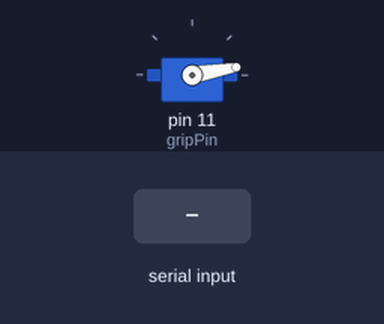
The sketch below on a simulated Arduino Uno, built with avr-gcc and run on an emulated ATmega328P. On the bench: servo. Inputs (shaded band) come from the test bench. What the sketch prints to the serial monitor is not drawn.

Above: at 1.2 s.
1.3 s: "90,45\n" received over Serial
At 1.77 s:
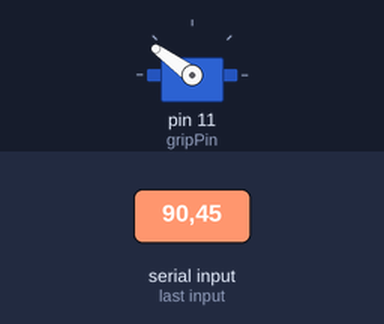
At 2.37 s:
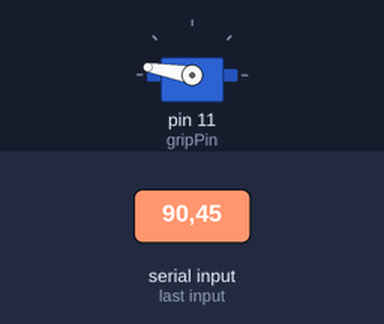
Timing chart, 0 to 10.3 s (numbered marks = the images above; inputs shaded):
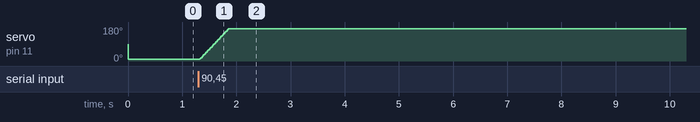

The sketch:

sketch_sep16a.ino
```cpp
/* Example sketch to control a stepper motor with
   A4988/DRV8825 stepper motor driver and
   Arduino without a library.
   More info: https://www.makerguides.com */
#include <Servo.h>;

// Define stepper motor connections and steps per revolution:
#define dirPin 3
#define dirPin2 2
#define stepPin 5
#define stepPin2 6
#define elbowPin 9
#define gripPin 11
#define wristPin 10
#define stepsPerRevolution 200

Servo myservo;
Servo myservo2;
Servo myservo3;

String controllerValues = ""; // main controller varibles that will updated
                              // a whole string at a time (important)
int angle; // servo var

int curangle;

void setup() {
  Serial.begin(115200);
  // Declare pins as output:
  // pinMode(stepPin, OUTPUT);
  // pinMode(dirPin, OUTPUT);
  // pinMode(stepPin2, OUTPUT);
  // pinMode(dirPin2, OUTPUT);
  // myservo.attach(elbowPin);
    myservo2.attach(gripPin);
    //  myservo3.attach(wristPin);
}

void loop() {

char cData; // each chracter
  String rawData = ""; // string that will update by each new chracter
  if (Serial.available()) // if something is in serial
  {
    delay(20); // wait a little bit for more characters to arrive
    while(Serial.available()) // look for all characters in the input buffer
    {
      cData = Serial.read(); // reading each individual character
      rawData.concat(cData); // adding each character to an overall string called rawData
    }
      controllerValues = rawData; // updating controllervalue global varible everytime rawData is read

  }

  servoDiggerControls();
 delay(3);

    myservo2.write(curangle);// writing teh received values on the servo

 Serial.println(curangle);


  // Set the spinning direction clockwise:

//  myservo.write(50);

//   digitalWrite(dirPin, HIGH);
//   digitalWrite(dirPin2, HIGH);

//   // Spin the stepper motor 180*  slowly:
//   for (int i = 0; i < 100; i++) {
//     // These four lines result in 1 step:

//   // myservo.write(i);

//     // digitalWrite(stepPin, HIGH);
//     // delayMicroseconds(14000);
//     // digitalWrite(stepPin, LOW);
//     // delayMicroseconds(14000);
//     digitalWrite(stepPin2, HIGH);
//     delayMicroseconds(14000);
//     digitalWrite(stepPin2, LOW);
//     delayMicroseconds(14000);
//   }


//   delay(1000);

//   // Set the spinning direction counterclockwise:
//   digitalWrite(dirPin, LOW);
//   digitalWrite(dirPin2, LOW);

//   // Spin the stepper motor 180* slow back otherway:
//   for (int i = 0; i < 100; i++) {
//     // These four lines result in 1 step:

//       // myservo.write(100 - i);

//     // digitalWrite(stepPin, HIGH);
//     // delayMicroseconds(14000);
//     // digitalWrite(stepPin, LOW);
//     // delayMicroseconds(14000);
//     digitalWrite(stepPin2, HIGH);
//     delayMicroseconds(14000);
//     digitalWrite(stepPin2, LOW);
//     delayMicroseconds(14000);
//   }
//   delay(1000);
  }

  void servoDiggerControls() {
    angle = controllerValues.toInt(); // converting string values to int
    // Serial.println(angle);

  if(curangle > 170 || curangle < 10) { // condition to see if
    if(curangle > 170) {
      curangle = 170;
    } else if (curangle < 10) {
      curangle = 10;
    }
  } else if(angle > 3) {
   curangle = curangle + 1;
  } else if (angle < -3) {
   curangle = curangle - 1;

  } else {
    curangle = curangle;
  }

  }
```
